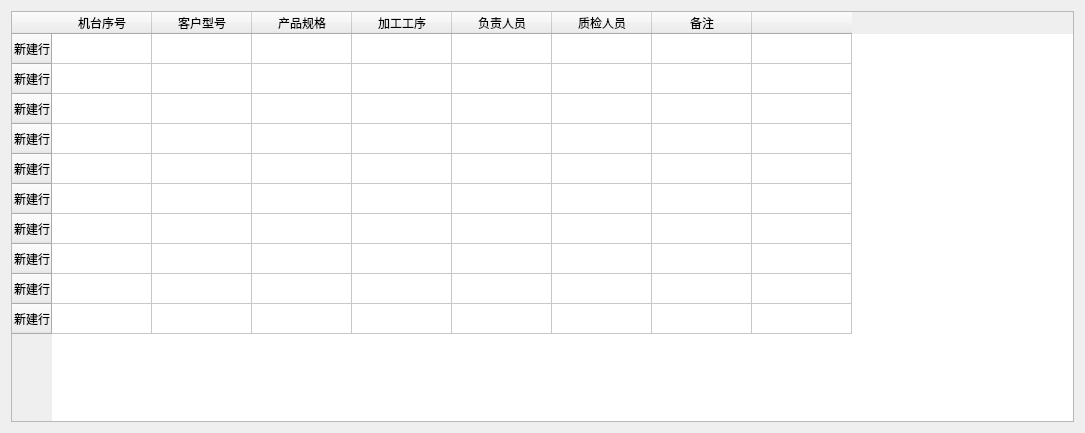
<?xml version="1.0" encoding="UTF-8"?>
<ui version="4.0">
 <class>biao1</class>
 <widget class="QWidget" name="biao1">
  <property name="geometry">
   <rect>
    <x>0</x>
    <y>0</y>
    <width>1085</width>
    <height>433</height>
   </rect>
  </property>
  <property name="windowTitle">
   <string>Form</string>
  </property>
  <layout class="QGridLayout" name="gridLayout">
   <item row="0" column="0">
    <widget class="QTableWidget" name="tableWidget">
     <row>
      <property name="text">
       <string>新建行</string>
      </property>
     </row>
     <row>
      <property name="text">
       <string>新建行</string>
      </property>
     </row>
     <row>
      <property name="text">
       <string>新建行</string>
      </property>
     </row>
     <row>
      <property name="text">
       <string>新建行</string>
      </property>
     </row>
     <row>
      <property name="text">
       <string>新建行</string>
      </property>
     </row>
     <row>
      <property name="text">
       <string>新建行</string>
      </property>
     </row>
     <row>
      <property name="text">
       <string>新建行</string>
      </property>
     </row>
     <row>
      <property name="text">
       <string>新建行</string>
      </property>
     </row>
     <row>
      <property name="text">
       <string>新建行</string>
      </property>
     </row>
     <row>
      <property name="text">
       <string>新建行</string>
      </property>
     </row>
     <column>
      <property name="text">
       <string>机台序号</string>
      </property>
     </column>
     <column>
      <property name="text">
       <string>客户型号</string>
      </property>
     </column>
     <column>
      <property name="text">
       <string>产品规格</string>
      </property>
     </column>
     <column>
      <property name="text">
       <string>加工工序</string>
      </property>
     </column>
     <column>
      <property name="text">
       <string>负责人员</string>
      </property>
     </column>
     <column>
      <property name="text">
       <string>质检人员</string>
      </property>
     </column>
     <column>
      <property name="text">
       <string>备注</string>
      </property>
     </column>
     <column>
      <property name="text">
       <string/>
      </property>
     </column>
    </widget>
   </item>
  </layout>
 </widget>
 <resources/>
 <connections/>
</ui>
